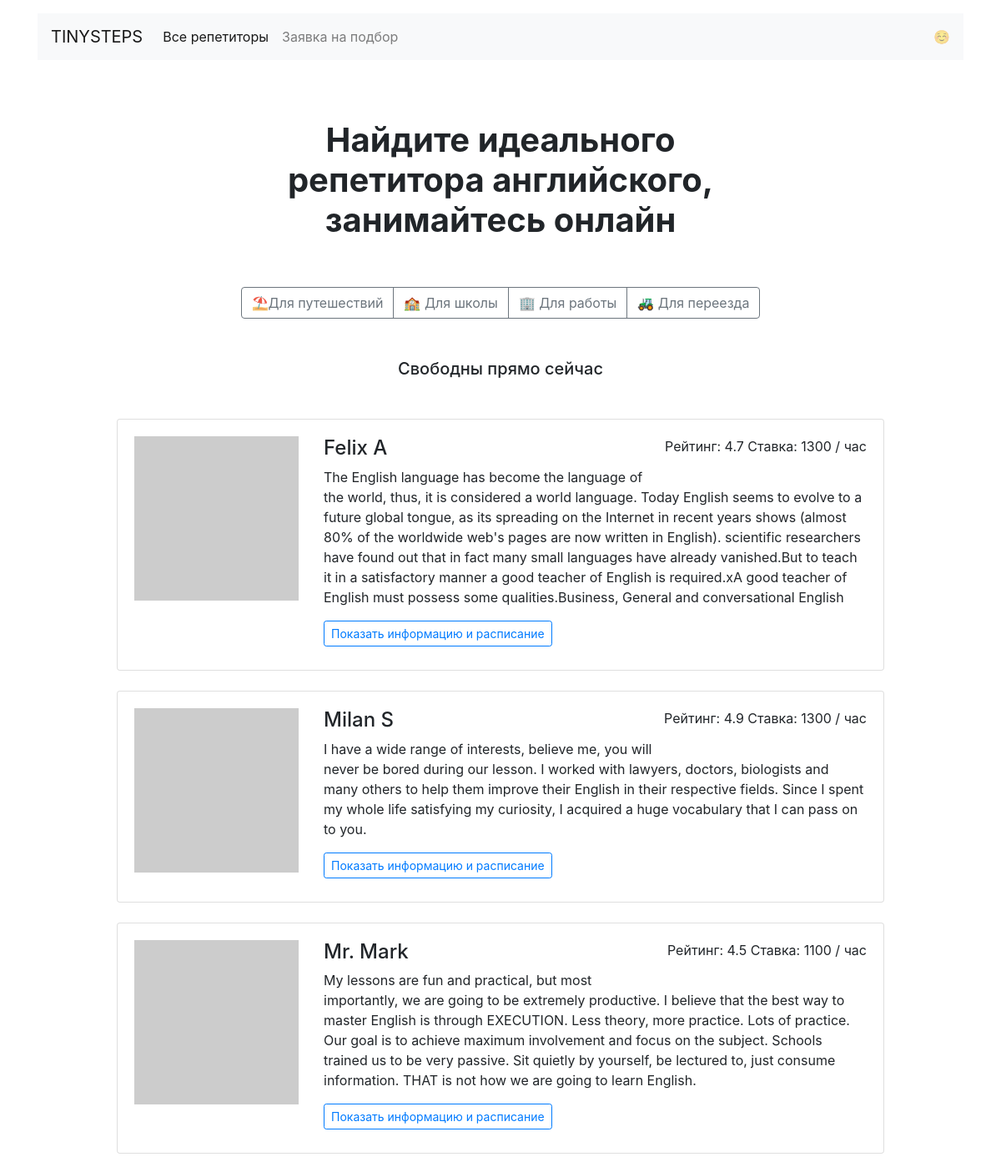
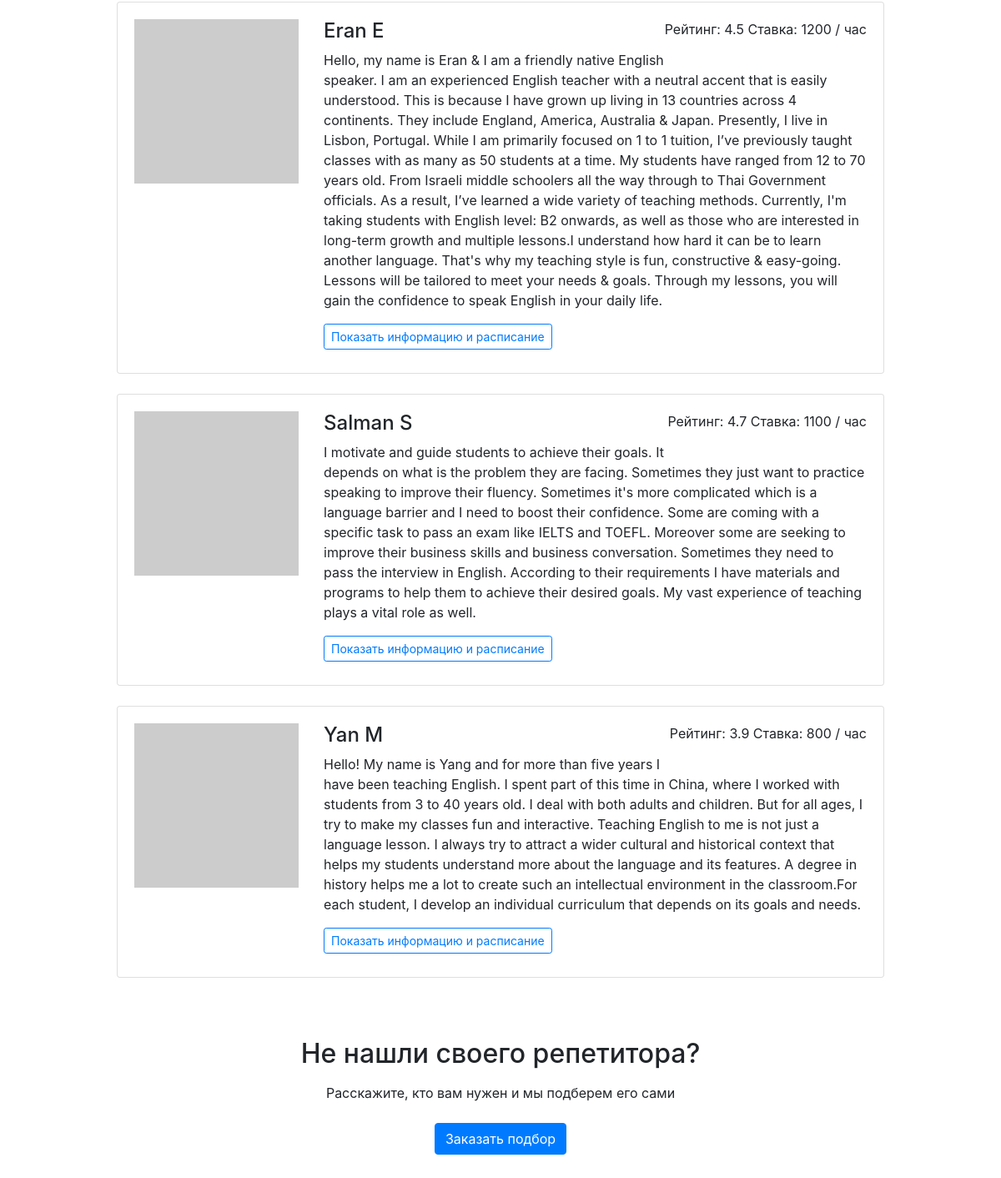
The page / on the database its author committed (2 pictures, top to bottom).
### modules/models.py (models this page shows)
class TeachersTable(db.Model):
    __tablename__ = 'teacherstable'
    id = db.Column(db.Integer, primary_key=True)
    name = db.Column(db.String, nullable=False)
    about = db.Column(db.String)
    rating = db.Column(db.Float)
    picture = db.Column(db.String)
    price = db.Column(db.Integer)
    goals = db.Column(db.String)
    free = db.Column(db.String)
    booking = db.relationship("BookingTable", back_populates="clientTeacher")

### app.py (the view)
@app.route('/')
def main():
    tutors = db.session.query(TeachersTable).order_by(func.random()).limit(6)
    tutors = [r for r in tutors]  # превращаем в лист
    for i in range(0, len(tutors)):
        tutors[i].goals = ast.literal_eval(tutors[i].goals)
        tutors[i].free = ast.literal_eval(tutors[i].free)
    return render_template('index.html', tutors=tutors, goalsdict=goalsdict)

### templates/index.html
{% extends 'base.html' %}
{% block content %}
  <main class="container mt-3 mb-5">
    <section>
    <h1 class="h1 text-center mx-auto mt-4 py-5"><strong>Найдите идеального <br>репетитора английского, <br>занимайтесь онлайн</strong></h1>
    <div class="text-center mb-5">
      <div class="btn-group mx-auto mb-0" role="group" aria-label="Basic example">
        <a href="/goals/travel" class="btn btn-outline-secondary">⛱Для путешествий</a>
        <a href="/goals/study" class="btn btn-outline-secondary">🏫 Для школы</a>
        <a href="/goals/work" class="btn btn-outline-secondary">🏢 Для работы</a>
        <a href="/goals/relocate" class="btn btn-outline-secondary">🚜 Для переезда</a>
      </div>
    </div>
    <h2 class="h5 text-center mb-5">Свободны прямо сейчас</h2>
    <div class="row">
      <div class="col-12 col-lg-10 offset-lg-1 m-auto">
        {% for tutor in tutors %}
        <div class="card mb-4">
          <div class="card-body">
            <div class="row">
              <div class="col-3"><img src="{{ tutor.picture }}" class="img-fluid" alt=""></div>
              <div class="col-9">
                <p class="float-right">Рейтинг: {{ tutor.rating }} Ставка: {{ tutor.price }} / час</p>
                <h2 class="h4">{{ tutor.name }}</h2>
                <p>{{ tutor.about }}</p>
                <a href="/profile/{{ tutor.id }}" class="btn btn-outline-primary btn-sm mr-3 mb-2">Показать информацию и расписание</a>
              </div>
            </div>
          </div>
        </div>
        {% endfor %}
      </div>
    </div>
    <h2 class="text-center mt-5 mb-3">Не нашли своего репетитора?</h2>
    <p class="text-center mb-4">Расскажите, кто вам нужен и мы подберем его сами</p>
    <div class="text-center pb-5">
        <a href="/request/" class="btn btn-primary">Заказать подбор</a>
    </div>
  </main>
{% endblock %}

### templates/base.html (shortened to what this page needs)
<!DOCTYPE html>
<html lang="ru">
{% include 'header.html' %}
{% set days={"mon":"Понедельник","tue":"Вторник","wed":"Среда","thu":"Четверг", "fri":"Пятница", "sat":"Суббота","sun":"Воскресенье"}%}
<body>
{% include 'navigator.html' %}
{% block content %} {% endblock %}
</body>
</html>

### templates/header.html (shortened to what this page needs)
<head>
  <link rel="stylesheet" href="https://stackpath.bootstrapcdn.com/bootstrap/4.3.1/css/bootstrap.min.css">
</head>

### templates/navigator.html (shortened to what this page needs)
  <header class="container mt-3">
    <nav class="navbar navbar-expand-lg navbar-light bg-light">
      <a class="navbar-brand" href="/">TINYSTEPS</a>
      <div class="collapse navbar-collapse" id="navbarNav">
        <ul class="navbar-nav">
          <li class="nav-item active">
            <a class="nav-link" href="/all">Все репетиторы</a>
          </li>
          <li class="nav-item">
            <a class="nav-link" href="/request">Заявка на подбор</a>
          </li>
        </ul>
      </div>
      <span class="navbar-text d-sm-none d-lg-block">
        ☺️
      </span>
    </nav>
  </header>

### rows shown on the page
TeachersTable: rating "4.7", price "1300", name "Felix A", about "The English language has become the language of the world, thus, it is considered a world language. Today English seems to evolve to a future global tongue, as its spreading on the Internet in recent years shows (almost 80% of the worldwide web's pages are now written in English). scientific researchers have found out that in fact many small languages have already vanished.But to teach it in a satisfactory manner a good teacher of English is required.xA good teacher of English must possess some qualities.Business, General and conversational English"
TeachersTable: rating "4.9", price "1300", name "Milan S", about "I have a wide range of interests, believe me, you will never be bored during our lesson. I worked with lawyers, doctors, biologists and many others to help them improve their English in their respective fields. Since I spent my whole life satisfying my curiosity, I acquired a huge vocabulary that I can pass on to you."
TeachersTable: rating "4.5", price "1100", name "Mr. Mark", about "My lessons are fun and practical, but most importantly, we are going to be extremely productive. I believe that the best way to master English is through EXECUTION. Less theory, more practice. Lots of practice. Our goal is to achieve maximum involvement and focus on the subject. Schools trained us to be very passive. Sit quietly by yourself, be lectured to, just consume information. THAT is not how we are going to learn English."
TeachersTable: rating "4.5", price "1200", name "Eran E", about "Hello, my name is Eran & I am a friendly native English speaker. I am an experienced English teacher with a neutral accent that is easily understood. This is because I have grown up living in 13 countries across 4 continents. They include England, America, Australia & Japan. Presently, I live in Lisbon, Portugal. While I am primarily focused on 1 to 1 tuition, I’ve previously taught classes with as many as 50 students at a time. My students have ranged from 12 to 70 years old. From Israeli middle schoolers all the way through to Thai Government officials. As a result, I’ve learned a wide variety of teaching methods. Currently, I'm taking students with English level: B2 onwards, as well as…"
TeachersTable: rating "4.7", price "1100", name "Salman S", about "I motivate and guide students to achieve their goals. It depends on what is the problem they are facing. Sometimes they just want to practice speaking to improve their fluency. Sometimes it's more complicated which is a language barrier and I need to boost their confidence. Some are coming with a specific task to pass an exam like IELTS and TOEFL. Moreover some are seeking to improve their business skills and business conversation. Sometimes they need to pass the interview in English. According to their requirements I have materials and programs to help them to achieve their desired goals. My vast experience of teaching plays a vital role as well."
TeachersTable: rating "3.9", price "800", name "Yan M", about "Hello! My name is Yang and for more than five years I have been teaching English. I spent part of this time in China, where I worked with students from 3 to 40 years old. I deal with both adults and children. But for all ages, I try to make my classes fun and interactive. Teaching English to me is not just a language lesson. I always try to attract a wider cultural and historical context that helps my students understand more about the language and its features. A degree in history helps me a lot to create such an intellectual environment in the classroom.For each student, I develop an individual curriculum that depends on its goals and needs."
